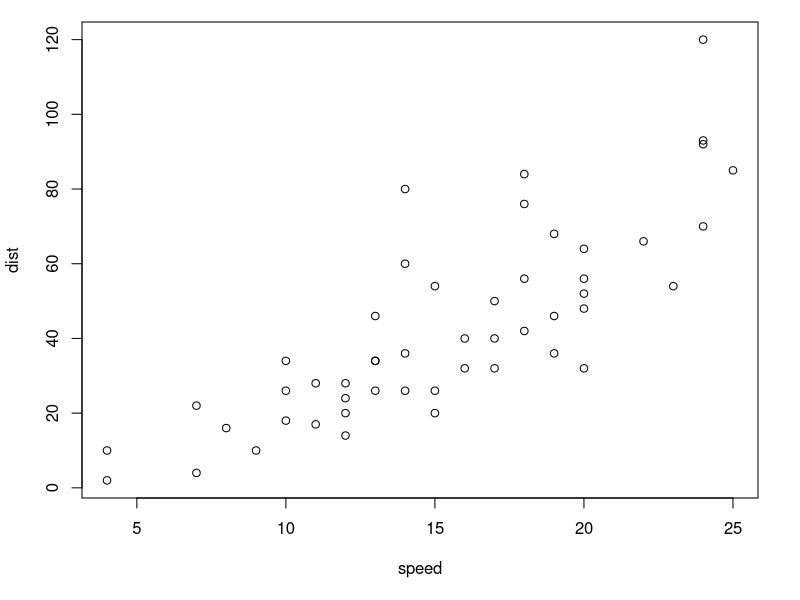

This chart was generated by the following R code:
## ---- chunk 1
summary(cars)
## ---- chunk 2
par(mar = c(5, 4, 1, 2) + 0.1)
plot(cars)
## ---- chunk 3
## TODO
